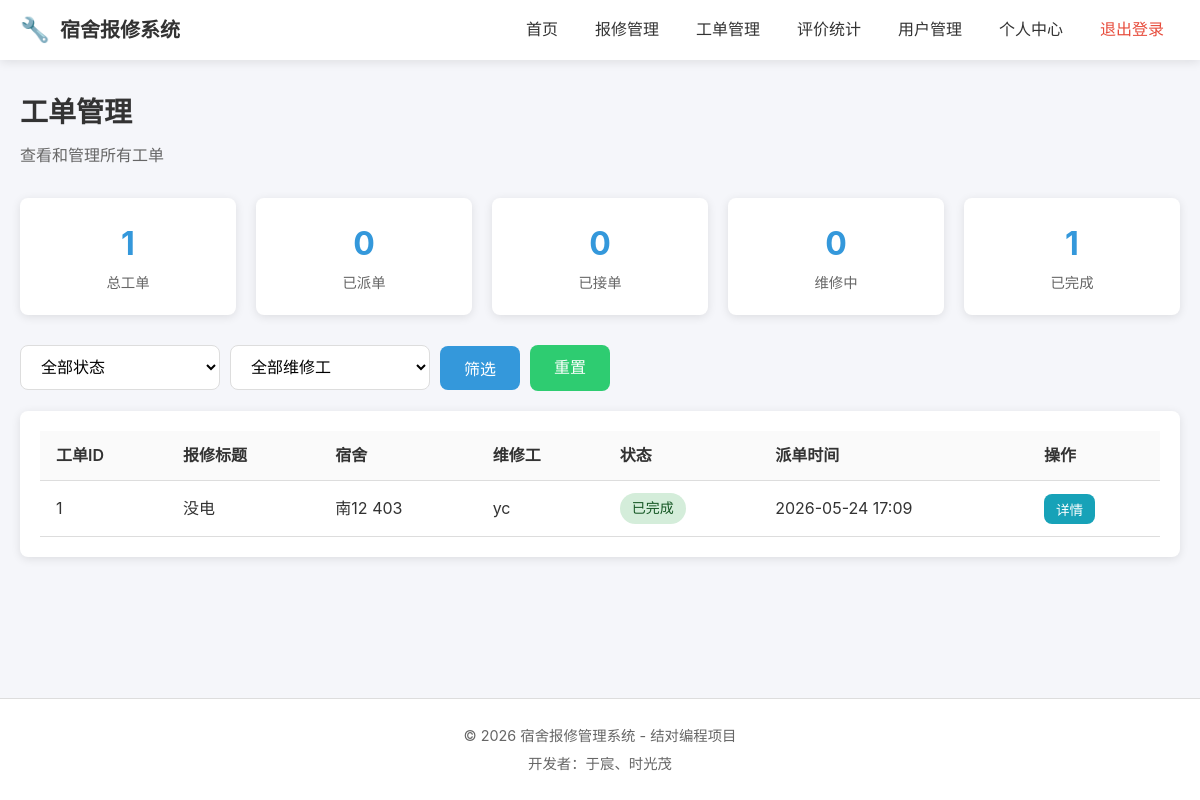
The page /workorders/manage/ (signed in) on the database its author committed.
### workorders/models.py (models this page shows, shortened)
class WorkOrder(models.Model):
    STATUS_CHOICES = [
        ('assigned', '已派单'),
        ('accepted', '已接单'),
        ('in_progress', '维修中'),
        ('completed', '已完成'),
        ('rejected', '已拒绝'),
    ]
    repair_request = models.OneToOneField(
        RepairRequest,
        on_delete=models.CASCADE,
        related_name='work_order',
        verbose_name='报修单'
    )
    worker = models.ForeignKey(
        settings.AUTH_USER_MODEL,
        on_delete=models.SET_NULL,
        null=True,
        blank=True,
        related_name='work_orders',
        verbose_name='维修工'
    )
    status = models.CharField('状态', max_length=20, choices=STATUS_CHOICES, default='assigned')
    assigned_by = models.ForeignKey(
        settings.AUTH_USER_MODEL,
        on_delete=models.SET_NULL,
        null=True,
        related_name='assigned_orders',
        verbose_name='派单管理员'
    )
    assigned_at = models.DateTimeField('派单时间', auto_now_add=True)
    accepted_at = models.DateTimeField('接单时间', null=True, blank=True)
    started_at = models.DateTimeField('开始维修时间', null=True, blank=True)
    completed_at = models.DateTimeField('完成时间', null=True, blank=True)
    remark = models.TextField('维修备注', blank=True, default='')
    created_at = models.DateTimeField('创建时间', auto_now_add=True)
    updated_at = models.DateTimeField('更新时间', auto_now=True)
    class Meta:
        db_table = 'work_orders'
        verbose_name = '工单'
        verbose_name_plural = '工单'
        ordering = ['-created_at']
        indexes = [
            models.Index(fields=['status']),
            models.Index(fields=['worker']),
        ]

### repairs/models.py (models this page shows, shortened)
class RepairRequest(models.Model):
    TYPE_CHOICES = [
        ('electric', '水电'),
        ('door', '门窗'),
        ('furniture', '家具'),
        ('network', '网络'),
        ('other', '其他'),
    ]
    STATUS_CHOICES = [
        ('pending', '待处理'),
        ('processing', '处理中'),
        ('completed', '已完成'),
        ('cancelled', '已取消'),
    ]
    student = models.ForeignKey(
        settings.AUTH_USER_MODEL,
        on_delete=models.CASCADE,
        related_name='repair_requests',
        verbose_name='报修学生'
    )
    title = models.CharField('报修标题', max_length=100)
    description = models.TextField('问题描述')
    repair_type = models.CharField('报修类型', max_length=50, choices=TYPE_CHOICES, default='other')
    dorm_building = models.CharField('宿舍楼', max_length=50)
    dorm_room = models.CharField('房间号', max_length=20)
    contact_phone = models.CharField('联系电话', max_length=20)
    status = models.CharField('状态', max_length=20, choices=STATUS_CHOICES, default='pending')
    created_at = models.DateTimeField('创建时间', auto_now_add=True)
    updated_at = models.DateTimeField('更新时间', auto_now=True)
    class Meta:
        db_table = 'repair_requests'
        verbose_name = '报修单'
        verbose_name_plural = '报修单'
        ordering = ['-created_at']
        indexes = [
            models.Index(fields=['status']),
            models.Index(fields=['created_at']),
        ]

### users/models.py (models this page shows, shortened)
class User(AbstractUser):
    ROLE_CHOICES = [
        ('student', '学生'),
        ('worker', '维修工'),
        ('admin', '管理员'),
    ]
    role = models.CharField('角色', max_length=20, choices=ROLE_CHOICES, default='student')
    phone = models.CharField('联系电话', max_length=20, blank=True, default='')
    dorm_building = models.CharField('宿舍楼', max_length=50, blank=True, default='')
    dorm_room = models.CharField('宿舍房间号', max_length=20, blank=True, default='')
    specialty = models.CharField('维修专长', max_length=50, blank=True, default='')
    class Meta:
        db_table = 'users'
        verbose_name = '用户'
        verbose_name_plural = '用户'
    def is_admin(self):
        return self.role == 'admin'

### workorders/views.py (the view)
# urls.py: path('manage/', views.work_order_manage, name='work_order_manage'),
@login_required
def work_order_manage(request):
    if not request.user.is_admin():
        messages.error(request, '仅管理员可访问')
        return redirect('index')
    status = request.GET.get('status', '')
    worker_id = request.GET.get('worker_id', '')
    work_orders = WorkOrder.objects.all()
    if status:
        work_orders = work_orders.filter(status=status)
    if worker_id:
        work_orders = work_orders.filter(worker_id=worker_id)
    work_orders = work_orders.order_by('-created_at')
    from django.core.paginator import Paginator
    paginator = Paginator(work_orders, 10)
    page = request.GET.get('page', 1)
    page_obj = paginator.get_page(page)
    filter_params = ''
    if status:
        filter_params += f'&status={status}'
    if worker_id:
        filter_params += f'&worker_id={worker_id}'
    from users.models import User
    all_workers = User.objects.filter(role='worker')
    context = {
        'page_obj': page_obj,
        'current_status': status,
        'current_worker': worker_id,
        'filter_params': filter_params,
        'all_workers': all_workers,
        'total': WorkOrder.objects.count(),
        'assigned': WorkOrder.objects.filter(status='assigned').count(),
        'accepted': WorkOrder.objects.filter(status='accepted').count(),
        'in_progress': WorkOrder.objects.filter(status='in_progress').count(),
        'completed': WorkOrder.objects.filter(status='completed').count(),
    }
    return render(request, 'workorders/work_order_manage.html', context)

### templates/workorders/work_order_manage.html (shortened to what this page needs)
{% extends 'base.html' %}
{% block content %}
<div class="page-header">
    <h2>工单管理</h2>
    <p class="text-muted">查看和管理所有工单</p>
</div>
<div class="stats-row">
    <div class="stat-item">
        <span class="stat-num">{{ total }}</span>
        <span class="stat-text">总工单</span>
    </div>
    <div class="stat-item">
        <span class="stat-num">{{ assigned }}</span>
        <span class="stat-text">已派单</span>
    </div>
    <div class="stat-item">
        <span class="stat-num">{{ accepted }}</span>
        <span class="stat-text">已接单</span>
    </div>
    <div class="stat-item">
        <span class="stat-num">{{ in_progress }}</span>
        <span class="stat-text">维修中</span>
    </div>
    <div class="stat-item">
        <span class="stat-num">{{ completed }}</span>
        <span class="stat-text">已完成</span>
    </div>
</div>
<div class="filter-bar">
    <form method="get" class="filter-form">
        <select name="status" class="form-select filter-select">
            <option value="">全部状态</option>
        </select>
        <select name="worker_id" class="form-select filter-select">
            <option value="">全部维修工</option>
        </select>
        <button type="submit" class="btn btn-primary">筛选</button>
        <a href="{% url 'workorders:work_order_manage' %}" class="btn btn-secondary">重置</a>
    </form>
</div>
<div class="card">
    <div class="card-body">
        <table class="table">
            <thead>
                <tr>
                    <th>工单ID</th>
                    <th>报修标题</th>
                    <th>宿舍</th>
                    <th>维修工</th>
                    <th>状态</th>
                    <th>派单时间</th>
                    <th>操作</th>
                </tr>
            </thead>
            <tbody>
                {% for item in page_obj %}
                <tr>
                    <td>{{ item.id }}</td>
                    <td>{{ item.repair_request.title }}</td>
                    <td>{{ item.repair_request.dorm_building }} {{ item.repair_request.dorm_room }}</td>
                    <td>{{ item.worker.username|default:"未分配" }}</td>
                    <td><span class="badge badge-{{ item.status }}">{{ item.get_status_display }}</span></td>
                    <td>{{ item.assigned_at|date:"Y-m-d H:i" }}</td>
                    <td>
                        <button class="btn btn-sm btn-info" onclick="viewDetail('{{ item.id }}')">详情</button>
                    </td>
                </tr>
                {% empty %}
                <tr>
                    <td colspan="7" class="text-center">暂无工单记录</td>
                </tr>
                {% endfor %}
            </tbody>
        </table>
    </div>
</div>
{% endblock %}

### static/css/style.css (style rules this page uses)
* { margin: 0; padding: 0; box-sizing: border-box; }
:root { --primary-color: #3498db; --primary-dark: #2980b9; --secondary-color: #2ecc71; --danger-color: #e74c3c; --warning-color: #f39c12; --text-color: #333; --text-light: #666; --bg-color: #f5f6fa; --white: #fff; --border-color: #ddd; --shadow: 0 2px 10px rgba(0, 0, 0, 0.1); --radius: 8px; }
body { font-family: -apple-system, BlinkMacSystemFont, 'Segoe UI', Roboto, 'Helvetica Neue', Arial, sans-serif; background-color: var(--bg-color); color: var(--text-color); line-height: 1.6; min-height: 100vh; display: flex; flex-direction: column; }
a { text-decoration: none; color: var(--primary-color); transition: color 0.3s; }
.btn { display: inline-block; padding: 10px 24px; border: none; border-radius: var(--radius); font-size: 1rem; font-weight: 500; cursor: pointer; transition: all 0.3s; text-align: center; }
.btn-primary { background: var(--primary-color); color: var(--white); }
.btn-secondary { background: var(--secondary-color); color: var(--white); }
.form-select { width: 100%; padding: 12px 16px; border: 1px solid var(--border-color); border-radius: var(--radius); font-size: 1rem; background: var(--white); cursor: pointer; transition: border-color 0.3s; }
.card { background: var(--white); border-radius: var(--radius); box-shadow: var(--shadow); overflow: hidden; }
.card-body { padding: 20px; }
.table { width: 100%; border-collapse: collapse; }
.table th, .table td { padding: 12px 16px; text-align: left; border-bottom: 1px solid var(--border-color); }
.table th { background: #fafafa; font-weight: 600; color: var(--text-color); }
.badge { display: inline-block; padding: 4px 12px; border-radius: 20px; font-size: 0.875rem; font-weight: 500; }
.badge-completed { background: #d4edda; color: #155724; }
.text-muted { color: var(--text-light); }
.page-header { margin-bottom: 30px; }
.page-header h2 { font-size: 1.75rem; color: var(--text-color); margin-bottom: 8px; }
.stats-row { display: flex; gap: 20px; margin-bottom: 30px; }
.stat-item { background: var(--white); padding: 20px 30px; border-radius: var(--radius); box-shadow: var(--shadow); text-align: center; flex: 1; }
.stat-num { display: block; font-size: 2rem; font-weight: bold; color: var(--primary-color); }
.stat-text { color: var(--text-light); font-size: 0.9rem; }
.filter-bar { margin-bottom: 20px; }
.filter-form { display: flex; gap: 10px; align-items: center; }
.filter-select { width: 200px; }
.btn-sm { padding: 5px 12px; font-size: 0.85rem; }
.btn-info { background: #17a2b8; color: var(--white); }

### rows shown on the page
WorkOrder: id "1", repair_request "没电", repair_request.dorm_building "南12", repair_request.dorm_room "403", worker.username "yc", status "已完成", assigned_at "2026-05-24 17:09"

### other values the page prints
{{ total }} "1"
{{ assigned }} "0"
{{ accepted }} "0"
{{ in_progress }} "0"
{{ completed }} "1"
